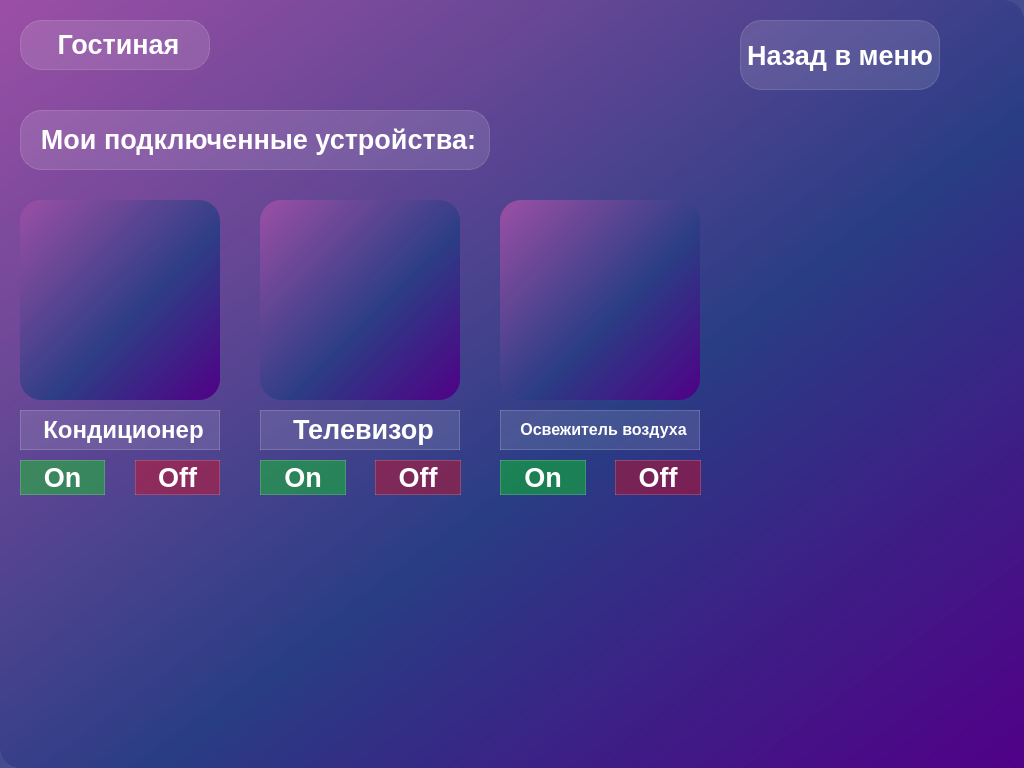
<?xml version="1.0" encoding="UTF-8"?>
<ui version="4.0">
 <class>Window_Living_room</class>
 <widget class="QMainWindow" name="Window_Living_room">
  <property name="geometry">
   <rect>
    <x>0</x>
    <y>0</y>
    <width>1024</width>
    <height>768</height>
   </rect>
  </property>
  <property name="windowTitle">
   <string>MainWindow</string>
  </property>
  <property name="styleSheet">
   <string notr="true">background-color: qlineargradient(spread:pad, x1:1, y1:1, x2:0, y2:0, stop:0 rgba(81, 0, 135,255), stop:0.427447 rgba(41, 61, 132,235), stop:1 rgba(155,79,165,255));
border-style: solid;
border-radius:21px;</string>
  </property>
  <widget class="QWidget" name="centralwidget">
   <widget class="QPushButton" name="pushButton_back_to_menu">
    <property name="geometry">
     <rect>
      <x>740</x>
      <y>20</y>
      <width>200</width>
      <height>70</height>
     </rect>
    </property>
    <property name="styleSheet">
     <string notr="true">QPushButton {
background-color: rgba(255,255,255,30);
border: 1px solid rgba(255,255,255,40);
border-raduis: 7px;
color: white;
font-weight: bold;
font-size:20pt;
}
QPushButton:hover {
background-color: rgba(0, 255, 120, 0.4);
}
QPushButton:pressed {
background-color: rgba(255,255,255,70);
}
</string>
    </property>
    <property name="text">
     <string>Назад в меню</string>
    </property>
   </widget>
   <widget class="QLabel" name="label_connected_device">
    <property name="geometry">
     <rect>
      <x>20</x>
      <y>110</y>
      <width>470</width>
      <height>60</height>
     </rect>
    </property>
    <property name="styleSheet">
     <string notr="true">background-color: rgba(255,255,255,30);
border: 1px solid rgba(255,255,255,40);
border-raduis: 7px;
color: white;
font-weight: bold;
font-size:20pt;
</string>
    </property>
    <property name="text">
     <string>&lt;html&gt;&lt;head/&gt;&lt;body&gt;&lt;p align=&quot;center&quot;&gt;Мои подключенные устройства:&lt;/p&gt;&lt;/body&gt;&lt;/html&gt;</string>
    </property>
   </widget>
   <widget class="QLabel" name="label_living_room">
    <property name="geometry">
     <rect>
      <x>20</x>
      <y>20</y>
      <width>190</width>
      <height>50</height>
     </rect>
    </property>
    <property name="styleSheet">
     <string notr="true">background-color: rgba(255,255,255,30);
border: 1px solid rgba(255,255,255,40);
border-raduis: 7px;
color: white;
font-weight: bold;
font-size:20pt;
</string>
    </property>
    <property name="text">
     <string>&lt;html&gt;&lt;head/&gt;&lt;body&gt;&lt;p align=&quot;center&quot;&gt;Гостиная&lt;/p&gt;&lt;/body&gt;&lt;/html&gt;</string>
    </property>
   </widget>
   <widget class="QLabel" name="label_conditioner">
    <property name="geometry">
     <rect>
      <x>20</x>
      <y>200</y>
      <width>200</width>
      <height>200</height>
     </rect>
    </property>
    <property name="text">
     <string/>
    </property>
    <property name="pixmap">
     <pixmap>icon/conditioner.jpg</pixmap>
    </property>
    <property name="scaledContents">
     <bool>true</bool>
    </property>
   </widget>
   <widget class="QLabel" name="label_tv">
    <property name="geometry">
     <rect>
      <x>260</x>
      <y>200</y>
      <width>200</width>
      <height>200</height>
     </rect>
    </property>
    <property name="text">
     <string/>
    </property>
    <property name="pixmap">
     <pixmap>icon/tv.jpg</pixmap>
    </property>
    <property name="scaledContents">
     <bool>true</bool>
    </property>
   </widget>
   <widget class="QLabel" name="label_air_humidifier">
    <property name="geometry">
     <rect>
      <x>500</x>
      <y>200</y>
      <width>200</width>
      <height>200</height>
     </rect>
    </property>
    <property name="text">
     <string/>
    </property>
    <property name="pixmap">
     <pixmap>icon/air_humidifier.jpg</pixmap>
    </property>
    <property name="scaledContents">
     <bool>true</bool>
    </property>
   </widget>
   <widget class="QPushButton" name="pushButton_off_2">
    <property name="geometry">
     <rect>
      <x>375</x>
      <y>460</y>
      <width>86</width>
      <height>35</height>
     </rect>
    </property>
    <property name="styleSheet">
     <string notr="true">QPushButton {
background-color: rgba(255,0,0,90);
border: 1px solid rgba(255,255,255,40);
border-raduis: 7px;
color: white;
font-weight: bold;
font-size:20pt;
}
QPushButton:hover {
background-color: rgba(255,255,255,40);
}
QPushButton:pressed {
background-color: rgba(255,0,0,90);
}
</string>
    </property>
    <property name="text">
     <string>Off</string>
    </property>
   </widget>
   <widget class="QPushButton" name="pushButton_off">
    <property name="geometry">
     <rect>
      <x>135</x>
      <y>460</y>
      <width>85</width>
      <height>35</height>
     </rect>
    </property>
    <property name="styleSheet">
     <string notr="true">QPushButton {
background-color: rgba(255,0,0,90);
border: 1px solid rgba(255,255,255,40);
border-raduis: 7px;
color: white;
font-weight: bold;
font-size:20pt;
}
QPushButton:hover {
background-color: rgba(255,255,255,40);
}
QPushButton:pressed {
background-color: rgba(255,0,0,90);
}
</string>
    </property>
    <property name="text">
     <string>Off</string>
    </property>
   </widget>
   <widget class="QLabel" name="label_name_air_humidifier">
    <property name="geometry">
     <rect>
      <x>500</x>
      <y>410</y>
      <width>200</width>
      <height>40</height>
     </rect>
    </property>
    <property name="styleSheet">
     <string notr="true">background-color: rgba(255,255,255,30);
border: 1px solid rgba(255,255,255,40);
border-raduis: 7px;
color: white;
font-weight: bold;
font-size:20pt;
</string>
    </property>
    <property name="text">
     <string>&lt;html&gt;&lt;head/&gt;&lt;body&gt;&lt;p align=&quot;center&quot;&gt;&lt;span style=&quot; font-size:12pt;&quot;&gt;Освежитель воздуха&lt;/span&gt;&lt;/p&gt;&lt;/body&gt;&lt;/html&gt;</string>
    </property>
   </widget>
   <widget class="QLabel" name="label_name_tv">
    <property name="geometry">
     <rect>
      <x>260</x>
      <y>410</y>
      <width>200</width>
      <height>40</height>
     </rect>
    </property>
    <property name="styleSheet">
     <string notr="true">background-color: rgba(255,255,255,30);
border: 1px solid rgba(255,255,255,40);
border-raduis: 7px;
color: white;
font-weight: bold;
font-size:20pt;
</string>
    </property>
    <property name="text">
     <string>&lt;html&gt;&lt;head/&gt;&lt;body&gt;&lt;p align=&quot;center&quot;&gt;Телевизор&lt;/p&gt;&lt;/body&gt;&lt;/html&gt;</string>
    </property>
   </widget>
   <widget class="QPushButton" name="pushButton_on_4">
    <property name="geometry">
     <rect>
      <x>500</x>
      <y>460</y>
      <width>86</width>
      <height>35</height>
     </rect>
    </property>
    <property name="styleSheet">
     <string notr="true">QPushButton {
background-color: rgba(0,255,0,90);
border: 1px solid rgba(255,255,255,40);
border-raduis: 7px;
color: white;
font-weight: bold;
font-size:20pt;
}
QPushButton:hover {
background-color: rgba(255,255,255,40);
}
QPushButton:pressed {
background-color: rgba(0,255,0,90);
}
</string>
    </property>
    <property name="text">
     <string>On</string>
    </property>
   </widget>
   <widget class="QPushButton" name="pushButton_on">
    <property name="geometry">
     <rect>
      <x>20</x>
      <y>460</y>
      <width>85</width>
      <height>35</height>
     </rect>
    </property>
    <property name="styleSheet">
     <string notr="true">QPushButton {
background-color: rgba(0,255,0,90);
border: 1px solid rgba(255,255,255,40);
border-raduis: 7px;
color: white;
font-weight: bold;
font-size:20pt;
}
QPushButton:hover {
background-color: rgba(255,255,255,40);
}
QPushButton:pressed {
background-color: rgba(0,255,0,90);
}
</string>
    </property>
    <property name="text">
     <string>On</string>
    </property>
   </widget>
   <widget class="QLabel" name="label_name_conditioner">
    <property name="geometry">
     <rect>
      <x>20</x>
      <y>410</y>
      <width>200</width>
      <height>40</height>
     </rect>
    </property>
    <property name="styleSheet">
     <string notr="true">background-color: rgba(255,255,255,30);
border: 1px solid rgba(255,255,255,40);
border-raduis: 7px;
color: white;
font-weight: bold;
font-size:20pt;
</string>
    </property>
    <property name="text">
     <string>&lt;html&gt;&lt;head/&gt;&lt;body&gt;&lt;p align=&quot;center&quot;&gt;&lt;span style=&quot; font-size:18pt;&quot;&gt;Кондиционер&lt;/span&gt;&lt;/p&gt;&lt;/body&gt;&lt;/html&gt;</string>
    </property>
   </widget>
   <widget class="QPushButton" name="pushButton_on_2">
    <property name="geometry">
     <rect>
      <x>260</x>
      <y>460</y>
      <width>86</width>
      <height>35</height>
     </rect>
    </property>
    <property name="styleSheet">
     <string notr="true">QPushButton {
background-color: rgba(0,255,0,90);
border: 1px solid rgba(255,255,255,40);
border-raduis: 7px;
color: white;
font-weight: bold;
font-size:20pt;
}
QPushButton:hover {
background-color: rgba(255,255,255,40);
}
QPushButton:pressed {
background-color: rgba(0,255,0,90);
}
</string>
    </property>
    <property name="text">
     <string>On</string>
    </property>
   </widget>
   <widget class="QPushButton" name="pushButton_off_4">
    <property name="geometry">
     <rect>
      <x>615</x>
      <y>460</y>
      <width>86</width>
      <height>35</height>
     </rect>
    </property>
    <property name="styleSheet">
     <string notr="true">QPushButton {
background-color: rgba(255,0,0,90);
border: 1px solid rgba(255,255,255,40);
border-raduis: 7px;
color: white;
font-weight: bold;
font-size:20pt;
}
QPushButton:hover {
background-color: rgba(255,255,255,40);
}
QPushButton:pressed {
background-color: rgba(255,0,0,90);
}
</string>
    </property>
    <property name="text">
     <string>Off</string>
    </property>
   </widget>
  </widget>
 </widget>
 <resources/>
 <connections/>
</ui>
